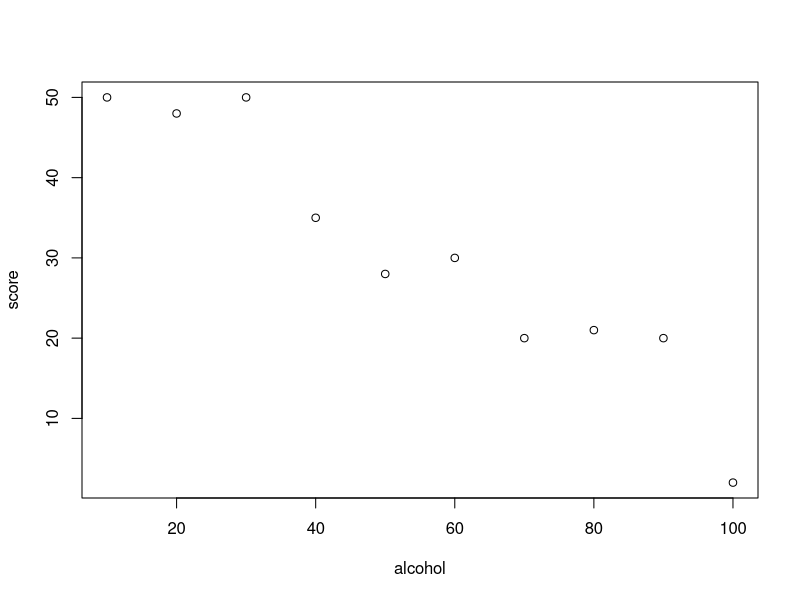
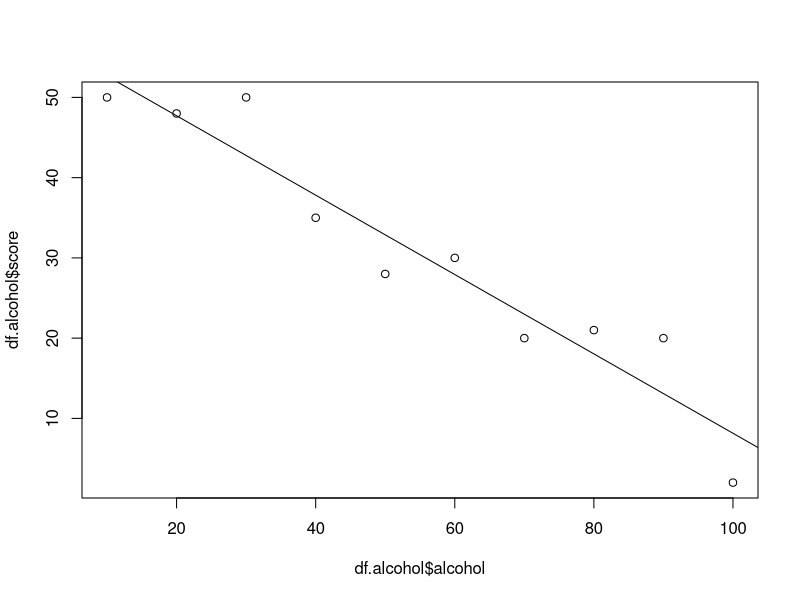
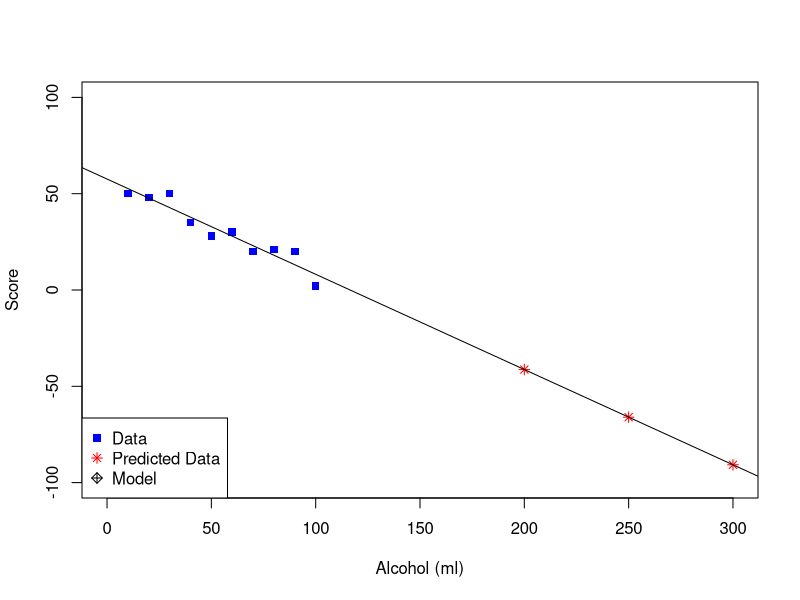

The R script that drew these images, in order:
## ---- chunk 1
rm(list=ls())
## ---- chunk 2
df.sweetner <- data.frame(sweetner = seq(10,100,10), score = c(50, 45, 55, 58, 55, 51, 59, 60, 50, 55))
df.alcohol <- data.frame(alcohol = seq(10,100,10), score = c(50, 48, 50, 35, 28, 30, 20, 21, 20, 2))
df.caffeine <- data.frame(caffeine = seq(10,100,10), score = c(42, 55, 60, 70, 68, 75, 78, 60, 50, 30))
## ---- chunk 3
df.alcohol
## ---- chunk 4
plot(df.alcohol)
## ---- chunk 5
m1 <- lm(formula = score~alcohol, data = df.alcohol)
## ---- chunk 6
plot(df.alcohol$alcohol, df.alcohol$score)
abline(m1)
## ---- chunk 7
print(m1)
## ---- chunk 8
df.alcohol$predicted <- 57.6 + (df.alcohol$alcohol * -0.4945)
print(df.alcohol)
## ---- chunk 9
class(score ~ alcohol)
## ---- chunk 10
class('score ~ alcohol')
## ---- chunk 11
class(m1)
## ---- chunk 12
str(m1)
## ---- chunk 13
m1$coefficients
## ---- chunk 14
m1$residuals
## ---- chunk 15
df.alcohol$score - df.alcohol$predicted
## ---- chunk 16
m1$model
## ---- chunk 17
summary(m1)
## ---- chunk 18
df.alcohol.more <- data.frame(alcohol = c(200, 250, 300))
## ---- chunk 19
predict(m1, df.alcohol.more)
## ---- chunk 20
plot(c(0,300), c(-100, 100), type='n', xlab = 'Alcohol (ml)', ylab = 'Score') # make blank plot
points(df.alcohol$alcohol, df.alcohol$score, col="blue", pch = 15)
points(df.alcohol.more$alcohol, predict(m1, df.alcohol.more), col="red", pch = 8)
abline(m1)
legend('bottomleft', 
       legend = c('Data', 'Predicted Data', 'Model'), 
       col = c('blue', 'red', 'black'), 
       pch = c(15, 8, 9),
       text.col = 'Black')

